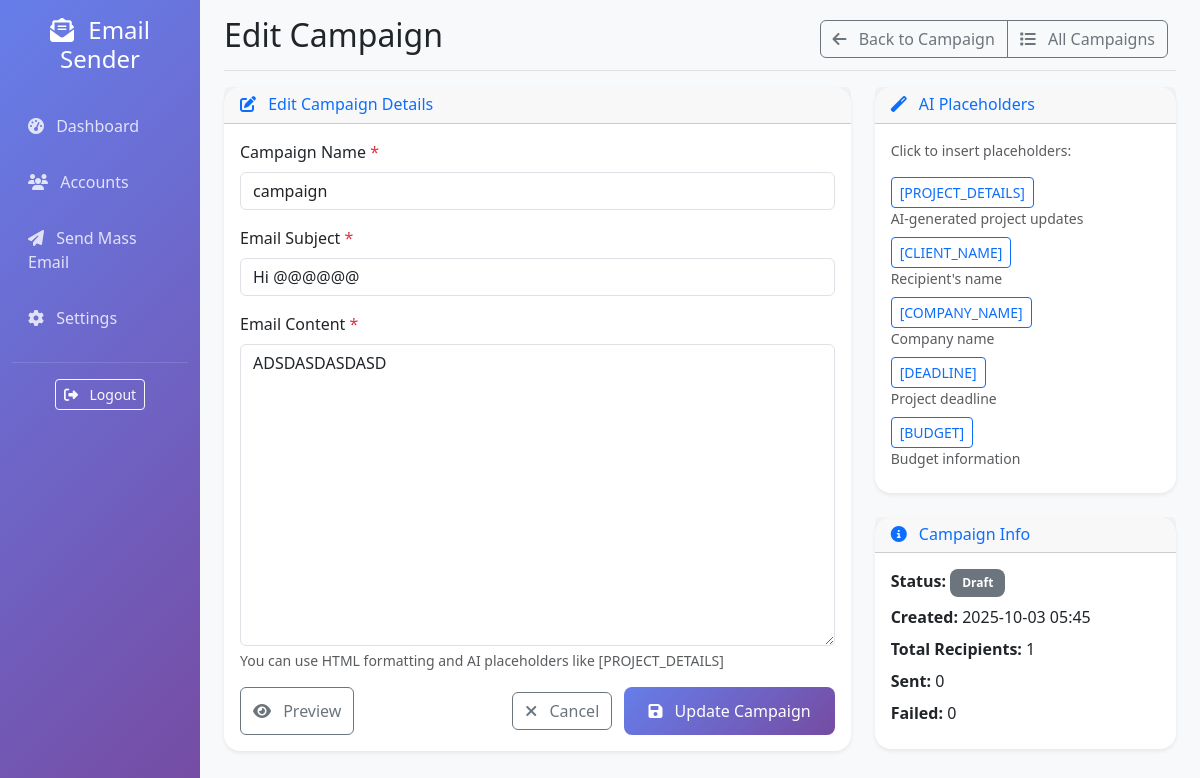
Screenshot of /campaigns/1/edit (signed in) with the database file from the repository.
### database.py (models this page shows, shortened)
class EmailCampaign(Base):
    __tablename__ = 'email_campaigns'
    id = Column(Integer, primary_key=True)
    name = Column(String(255), nullable=False)
    subject = Column(String(500), nullable=False)
    body_html = Column(Text, nullable=False)
    body_text = Column(Text, nullable=True)
    template_data = Column(JSON, nullable=True)  # Placeholder data
    status = Column(String(50), default='draft')  # draft, running, completed, paused, failed
    total_recipients = Column(Integer, default=0)
    sent_count = Column(Integer, default=0)
    failed_count = Column(Integer, default=0)
    created_at = Column(DateTime, default=datetime.utcnow)
    started_at = Column(DateTime, nullable=True)
    completed_at = Column(DateTime, nullable=True)

### main.py (the view)
@app.route('/campaigns/<int:campaign_id>/edit')
@login_required
def edit_campaign(campaign_id):
    try:
        campaign = db_manager.get_session().query(EmailCampaign).filter(
            EmailCampaign.id == campaign_id
        ).first()
        if not campaign:
            flash('Campaign not found', 'error')
            return redirect(url_for('campaigns'))
        return render_template('edit_campaign.html', campaign=campaign)
    except Exception as e:
        logger.error(f"Edit campaign error: {e}")
        flash('Error loading campaign for editing', 'error')
        return redirect(url_for('campaigns'))

### database.py (called while the page is built)
    def get_session(self) -> Session:
        return self.SessionLocal()

### main.py (called while the page is built)
@login_manager.user_loader
def load_user(user_id):
    return User(user_id, 'admin')

    @property
    def is_authenticated(self):
        return True

### templates/edit_campaign.html (shortened to what this page needs)
{% extends "base.html" %}
{% block page_title %}Edit Campaign{% endblock %}
{% block page_actions %}
<div class="btn-toolbar mb-2 mb-md-0">
    <div class="btn-group me-2">
        <a href="{{ url_for('campaign_detail', campaign_id=campaign.id) }}" class="btn btn-outline-secondary">
            <i class="fas fa-arrow-left me-2"></i>
            Back to Campaign
        </a>
        <a href="{{ url_for('campaigns') }}" class="btn btn-outline-secondary">
            <i class="fas fa-list me-2"></i>
            All Campaigns
        </a>
    </div>
</div>
{% endblock %}
{% block content %}
<div class="row">
    <div class="col-lg-8">
        <div class="card">
            <div class="card-header">
                <h6 class="m-0 font-weight-bold text-primary">
                    <i class="fas fa-edit me-2"></i>
                    Edit Campaign Details
                </h6>
            </div>
            <div class="card-body">
                <form id="editCampaignForm">
                    <div class="mb-3">
                        <label for="campaign_name" class="form-label">Campaign Name <span class="text-danger">*</span></label>
                        <input type="text" class="form-control" id="campaign_name" name="campaign_name"
                               value="{{ campaign.name }}" placeholder="Enter campaign name" required>
                    </div>
                    <div class="mb-3">
                        <label for="subject" class="form-label">Email Subject <span class="text-danger">*</span></label>
                        <input type="text" class="form-control" id="subject" name="subject"
                               value="{{ campaign.subject }}" placeholder="Enter email subject" required>
                    </div>
                    <div class="mb-3">
                        <label for="body_html" class="form-label">Email Content <span class="text-danger">*</span></label>
                        <textarea class="form-control" id="body_html" name="body_html" rows="12"
                                  placeholder="Enter your email content here..." required>{{ campaign.body_html }}</textarea>
                        <div class="form-text">
                            You can use HTML formatting and AI placeholders like [PROJECT_DETAILS]
                        </div>
                    </div>
                    <div class="d-flex justify-content-between">
                        <button type="button" class="btn btn-outline-secondary" onclick="previewCampaign()">
                            <i class="fas fa-eye me-2"></i>
                            Preview
                        </button>
                        <div>
                            <button type="button" class="btn btn-outline-secondary me-2" onclick="cancelEdit()">
                                <i class="fas fa-times me-2"></i>
                                Cancel
                            </button>
                            <button type="submit" class="btn btn-primary">
                                <i class="fas fa-save me-2"></i>
                                Update Campaign
                            </button>
                        </div>
                    </div>
                </form>
            </div>
        </div>
    </div>
    <div class="col-lg-4">
        <div class="card mb-4">
            <div class="card-header">
                <h6 class="m-0 font-weight-bold text-primary">
                    <i class="fas fa-magic me-2"></i>
                    AI Placeholders
                </h6>
            </div>
            <div class="card-body">
                <p class="text-muted small">Click to insert placeholders:</p>
                <div class="mb-2">
                    <button class="btn btn-outline-primary btn-sm" onclick="insertPlaceholder('PROJECT_DETAILS')">
                        [PROJECT_DETAILS]
                    </button>
                    <small class="text-muted d-block">AI-generated project updates</small>
                </div>
                <div class="mb-2">
                    <button class="btn btn-outline-primary btn-sm" onclick="insertPlaceholder('CLIENT_NAME')">
                        [CLIENT_NAME]
                    </button>
                    <small class="text-muted d-block">Recipient's name</small>
                </div>
                <div class="mb-2">
                    <button class="btn btn-outline-primary btn-sm" onclick="insertPlaceholder('COMPANY_NAME')">
                        [COMPANY_NAME]
                    </button>
                    <small class="text-muted d-block">Company name</small>
                </div>
                <div class="mb-2">
                    <button class="btn btn-outline-primary btn-sm" onclick="insertPlaceholder('DEADLINE')">
                        [DEADLINE]
                    </button>
                    <small class="text-muted d-block">Project deadline</small>
                </div>
                <div class="mb-2">
                    <button class="btn btn-outline-primary btn-sm" onclick="insertPlaceholder('BUDGET')">
                        [BUDGET]
                    </button>
                    <small class="text-muted d-block">Budget information</small>
                </div>
            </div>
        </div>
        <div class="card">
            <div class="card-header">
                <h6 class="m-0 font-weight-bold text-primary">
                    <i class="fas fa-info-circle me-2"></i>
                    Campaign Info
                </h6>
            </div>
            <div class="card-body">
                <div class="mb-2">
                    <strong>Status:</strong>
                    <span class="badge{% if campaign.status == 'completed' %} bg-success{% elif campaign.status == 'running' %} bg-warning text-dark{% elif campaign.status == 'failed' %} bg-danger{% else %} bg-secondary{% endif %}">
                        {{ campaign.status|capitalize }}
                    </span>
                </div>
                <div class="mb-2">
                    <strong>Created:</strong> {{ campaign.created_at.strftime('%Y-%m-%d %H:%M') if campaign.created_at else '-' }}
                </div>
                <div class="mb-2">
                    <strong>Total Recipients:</strong> {{ campaign.total_recipients or 0 }}
                </div>
                <div class="mb-2">
                    <strong>Sent:</strong> {{ campaign.sent_count or 0 }}
                </div>
                <div class="mb-2">
                    <strong>Failed:</strong> {{ campaign.failed_count or 0 }}
                </div>
            </div>
        </div>
    </div>
</div>
{% endblock %}

### templates/base.html (style rules this page uses)
.card { border: none; border-radius: 1rem; box-shadow: 0 0.125rem 0.25rem rgba(0, 0, 0, 0.075); transition: all 0.3s ease; }
.btn-primary { background: linear-gradient(135deg, #667eea 0%, #764ba2 100%); border: none; border-radius: 0.5rem; padding: 0.75rem 1.5rem; transition: all 0.3s ease; }
.badge { border-radius: 0.5rem; padding: 0.5rem 0.75rem; }

### rows the page displays
EmailCampaign: campaign_name "campaign", subject "Hi @@@@@@", body_html "ADSDASDASDASD", status "Draft", created_at "2025-10-03 05:45", total_recipients "1", sent_count "0", failed_count "0"
